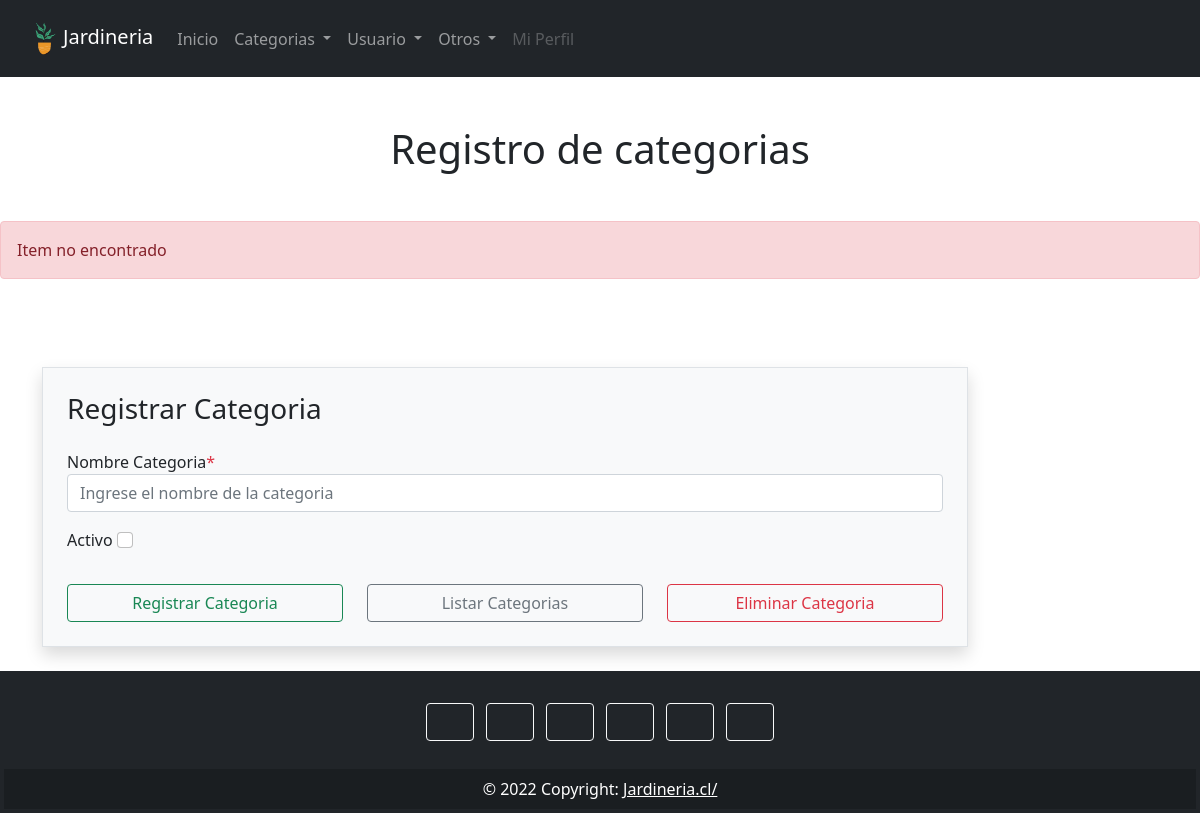
The app's page /crud/categoria/4/, older data.
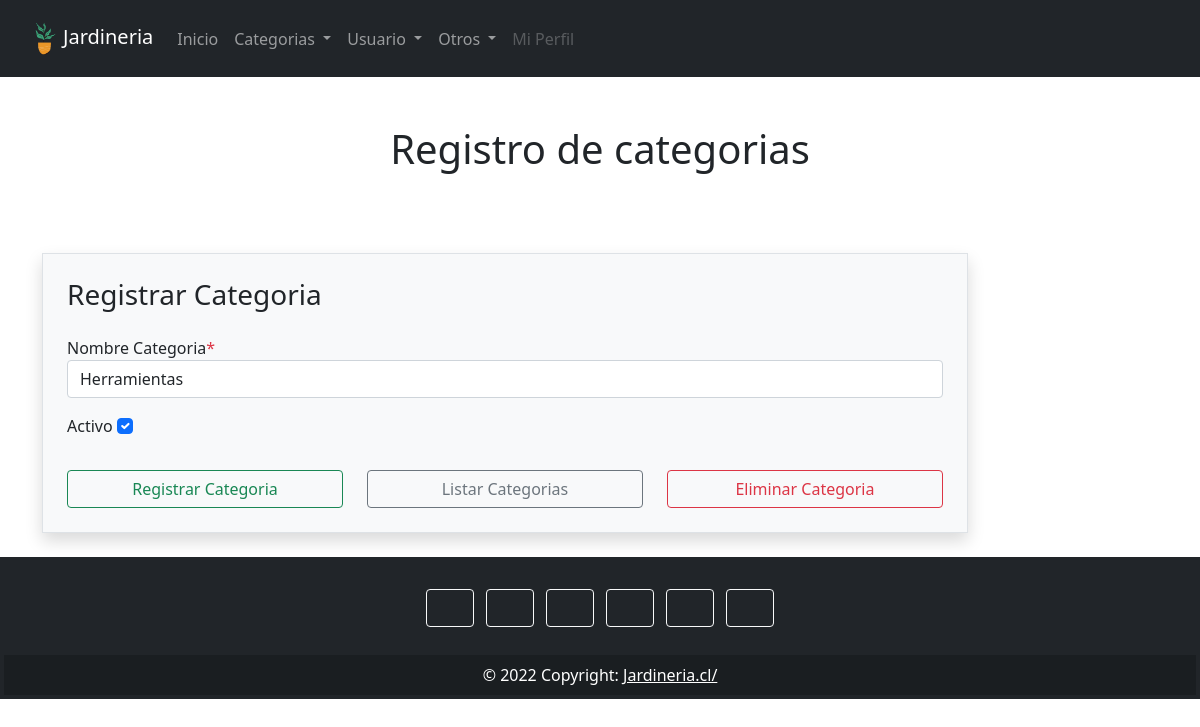
The same page, newer data.
### crud/models.py (models this page shows, shortened)
class Categoria(models.Model):
    nombreCategoria = models.TextField(max_length=100)
    activo = models.BooleanField()

### crud/views.py (the view)
# urls.py: path('categoria/<int:id>/', views.viewReadCategoria, name="categoria"),
def viewReadCategoria(request, id):
    cntx = {}
    try:
        fila = Categoria.objects.get(pk = id)
        cntx = {'fila': fila}
    except:
        cntx = {'error': 'Item no encontrado'}
    return render(request, 'categoria.html', cntx)

### crud/templates/categoria.html (shortened to what this page needs)
{% extends "index.html" %}
{% block tituloPagina %}
    <div class="text-center mt-5">
        <h1>Registro de categorias</h1>
    </div>
{% endblock %}
{% block mensaje %}
{% if mensaje %}
    <div class="alert alert-success mt-5" role="alert">
        {{ mensaje }}
    </div>
{% elif error %}
    <div class="alert alert-danger mt-5" role="alert">
        {{ error }}
    </div>
{% endif %}
{% endblock %}
{% block contenido %}
<br>
    <div class="container">
        <div class="row">
            <div class="col-md-10 off-md-4">
                <div class="signup-form">
                    <form action="{%url 'categoria' %}" method="POST" autocomplete="off" class="mt-5 border p-4 bg-light shadow">
                        <h3 class="mb-4">Registrar Categoria</h3>
                        <div class="mb-3 col-md-12">
                            <label for="txtNombre">Nombre Categoria<span class="text-danger">*</span></label>
                            <input type="text" id="txtNombre" name="txtNombre" placeholder="Ingrese el nombre de la categoria" class="txtNombre form-control" value="{{ fila.nombreCategoria }}">
                        </div>
                        <div class="mb-3 col-md-12">
                            <label class="form-check-label" for="chkActivo">Activo</label>
                            <input type="checkbox" name="chkActivo" id="chkActivo" class="form-check-input" value="1" {% if fila.activo %}{{ 'checked' }}{% endif %}>
                        </div>
                        <div class="row">
                          <div class="col-md-4 mt-3">
                            <input type="submit" name="btnCreate" class="btnCreate btn btn-outline-success form-control" value="Registrar Categoria">
                          </div>
                          <div class="col-md-4 mt-3">
                            <input type="submit" name="btnRead" class="btnRead btn btn-outline-secondary form-control" value="Listar Categorias">
                          </div>
                          <div class="col-md-4 mt-3">
                            <input type="submit" name="btnDelete" class="btnDelete btn btn-outline-danger form-control" value="Eliminar Categoria">
                          </div>
                        </div>
                    </form>
                </div>
            </div>
        </div>
    </div>
{% endblock %}

Row changes from the older to the newer data that the page shows:
added Categoria: txtNombre "Herramientas", activo "☑"
Text that changed along with them:
{{ error }}: "Item no encontrado" → (not shown)
form field chkActivo: "☐" → (not shown)
